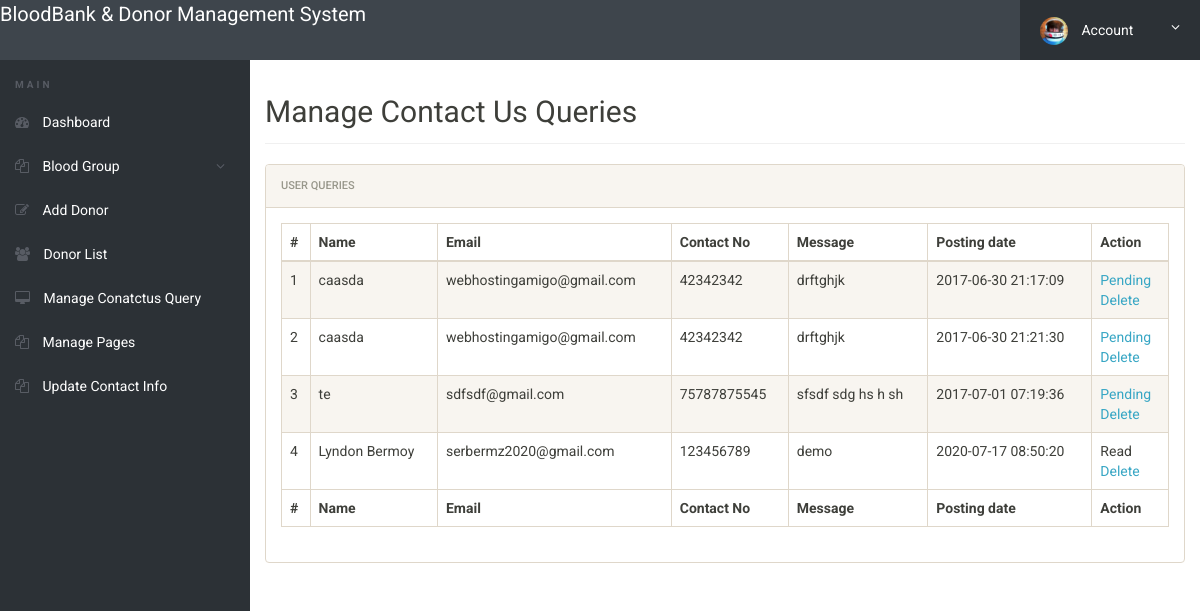
Before: /bbdms/admin/manage-conactusquery.php (signed in) with the older database file.
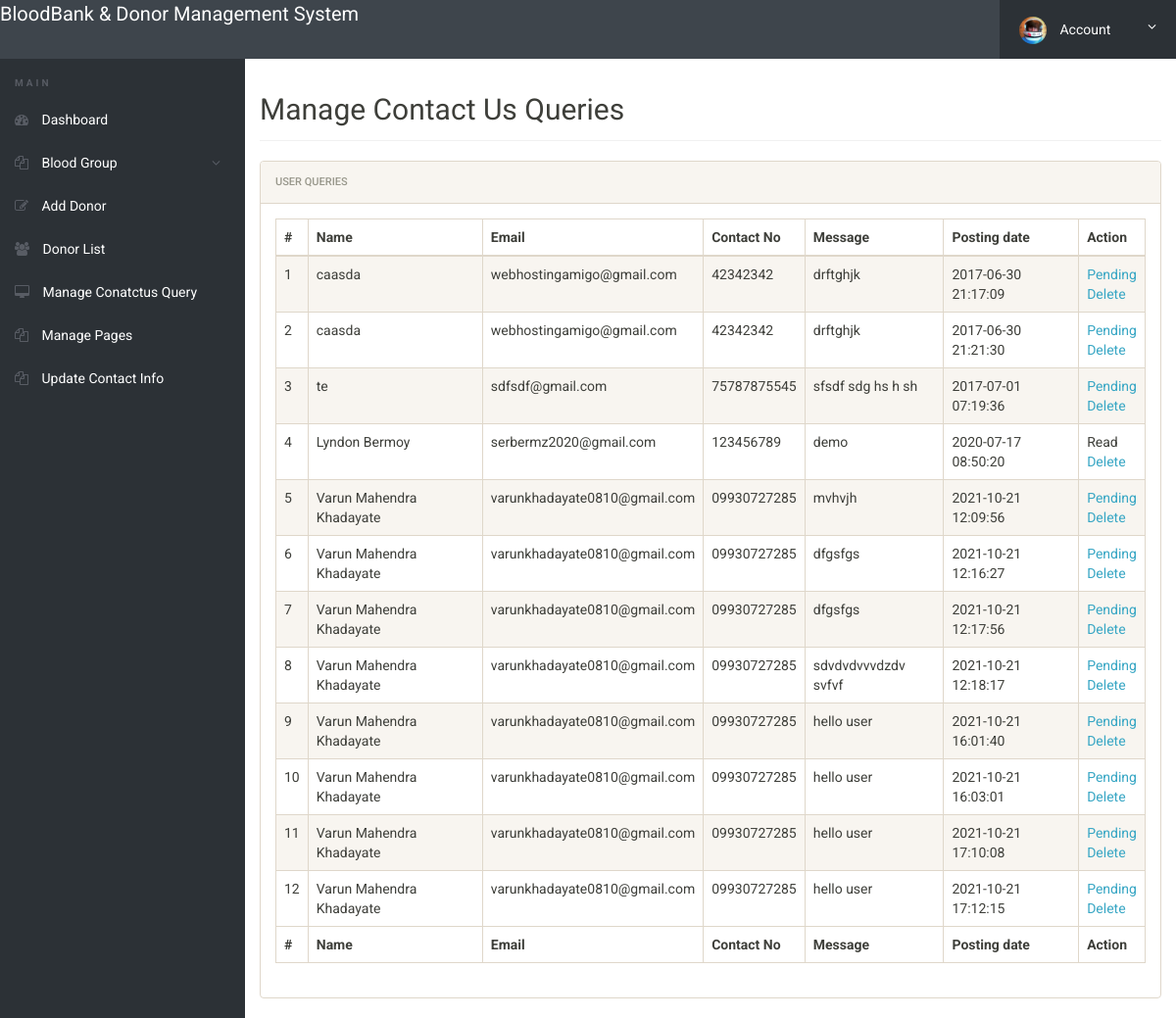
After: the same page with the newer database file.
### tables this page shows
CREATE TABLE `tblcontactusquery` (
  `id` int(11) NOT NULL,
  `name` varchar(100) DEFAULT NULL,
  `EmailId` varchar(120) DEFAULT NULL,
  `ContactNumber` char(11) DEFAULT NULL,
  `Message` longtext DEFAULT NULL,
  `PostingDate` timestamp NOT NULL DEFAULT current_timestamp(),
  `status` int(11) DEFAULT NULL
);

### bbdms/admin/manage-conactusquery.php (the view, shortened to what this page needs)
<?php
include('includes/config.php');
if(strlen($_SESSION['alogin'])==0)
	{
header('location:index.php');
}
else{
 ?>
<!doctype html>
<html lang="en" class="no-js">
<head>
	<link rel="stylesheet" href="css/font-awesome.min.css">
	<link rel="stylesheet" href="css/bootstrap.min.css">
	<link rel="stylesheet" href="css/dataTables.bootstrap.min.css">
	<link rel="stylesheet" href="css/bootstrap-social.css">
	<link rel="stylesheet" href="css/bootstrap-select.css">
	<link rel="stylesheet" href="css/fileinput.min.css">
	<link rel="stylesheet" href="css/awesome-bootstrap-checkbox.css">
	<link rel="stylesheet" href="css/style.css">
</head>
<body>
	<?php include('includes/header.php');?>
	<div class="ts-main-content">
		<?php include('includes/leftbar.php');?>
		<div class="content-wrapper">
			<div class="container-fluid">
				<div class="row">
					<div class="col-md-12">
						<h2 class="page-title">Manage Contact Us Queries</h2>
						<div class="panel panel-default">
							<div class="panel-heading">User queries</div>
							<div class="panel-body">
								<table id="zctb" class="display table table-striped table-bordered table-hover" cellspacing="0" width="100%">
									<thead>
										<tr>
										<th>#</th>
											<th>Name</th>
											<th>Email</th>
											<th>Contact No</th>
											<th>Message</th>
											<th>Posting date</th>
											<th>Action</th>
										</tr>
									</thead>
									<tfoot>
										<tr>
										<th>#</th>
											<th>Name</th>
											<th>Email</th>
											<th>Contact No</th>
											<th>Message</th>
											<th>Posting date</th>
											<th>Action</th>
										</tr>
									</tfoot>
									<tbody>
									<?php $sql = "SELECT * from  tblcontactusquery ";
$query = $dbh -> prepare($sql);
$query->execute();
$results=$query->fetchAll(PDO::FETCH_OBJ);
$cnt=1;
if($query->rowCount() > 0)
{
foreach($results as $result)
{				?>
										<tr>
											<td><?php echo htmlentities($cnt);?></td>
											<td><?php echo htmlentities($result->name);?></td>
											<td><?php echo htmlentities($result->EmailId);?></td>
											<td><?php echo htmlentities($result->ContactNumber);?></td>
											<td><?php echo htmlentities($result->Message);?></td>
											<td><?php echo htmlentities($result->PostingDate);?></td>
																<?php if($result->status==1)
{
	?><td>Read<br />
		<a href="manage-conactusquery.php?del=<?php echo htmlentities($result->id);?>" onclick="return confirm('Do you really want to read')" >Delete</a></td>
<?php } else {?>
<td><a href="manage-conactusquery.php?eid=<?php echo htmlentities($result->id);?>" onclick="return confirm('Do you really want to read')" >Pending</a><br />
	<a href="manage-conactusquery.php?eid=<?php echo htmlentities($result->id);?>" onclick="return confirm('Do you really want to read')" >Delete</a>
</td>
<?php } ?>
										</tr>
										<?php $cnt=$cnt+1; }} ?>
									</tbody>
								</table>
							</div>
						</div>
					</div>
				</div>
			</div>
		</div>
	</div>
</body>
</html>
<?php } ?>

Changed rows visible on the page:
added tblcontactusquery: name "Varun Mahendra Khadayate", EmailId "varunkhadayate0810@gmail.com", ContactNumber "09930727285", Message "mvhvjh", PostingDate "2021-10-21 12:09:56"
added tblcontactusquery: name "Varun Mahendra Khadayate", EmailId "varunkhadayate0810@gmail.com", ContactNumber "09930727285", Message "dfgsfgs", PostingDate "2021-10-21 12:16:27"
added tblcontactusquery: name "Varun Mahendra Khadayate", EmailId "varunkhadayate0810@gmail.com", ContactNumber "09930727285", Message "dfgsfgs", PostingDate "2021-10-21 12:17:56"
added tblcontactusquery: name "Varun Mahendra Khadayate", EmailId "varunkhadayate0810@gmail.com", ContactNumber "09930727285", Message "sdvdvdvvvdzdv svfvf", PostingDate "2021-10-21 12:18:17"
added tblcontactusquery: name "Varun Mahendra Khadayate", EmailId "varunkhadayate0810@gmail.com", ContactNumber "09930727285", Message "hello user", PostingDate "2021-10-21 16:01:40"
added tblcontactusquery: name "Varun Mahendra Khadayate", EmailId "varunkhadayate0810@gmail.com", ContactNumber "09930727285", Message "hello user", PostingDate "2021-10-21 16:03:01"
added tblcontactusquery: name "Varun Mahendra Khadayate", EmailId "varunkhadayate0810@gmail.com", ContactNumber "09930727285", Message "hello user", PostingDate "2021-10-21 17:10:08"
added tblcontactusquery: name "Varun Mahendra Khadayate", EmailId "varunkhadayate0810@gmail.com", ContactNumber "09930727285", Message "hello user", PostingDate "2021-10-21 17:12:15"
